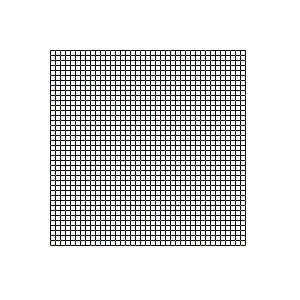
Frame 1 (no input)
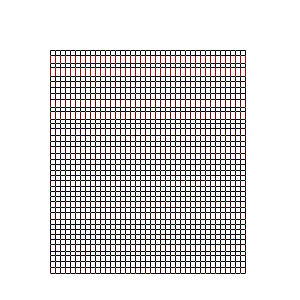
Frame 60 (the mouse pressed at the canvas centre just before this capture)
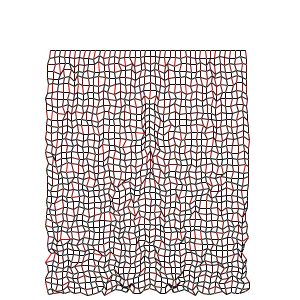
Frame 120 (the mouse held since frame 60 and released just before this capture)

The Processing sketch that drew these frames (run headless with seeded random() and noise(); from frame 60 on, the mouse is pressed at the canvas centre):

// Processing sketch: processing_134911
// ── processing_134911.pde

class Particle {
  public Particle(PVector pos, PVector vel, PVector acc, float mass, float adres, float dt, int radius, boolean locked) {
    this.pos = pos;
    this.vel = vel;
    this.acc = acc;
    this.mass = mass;
    this.adres = adres;
    this.dt = dt;
    this.radius = radius;
    forces = new PVector[4];
    for (int i = 0 ; i < 4; i++)
      forces[i] = new PVector();
    forceindex = 0;
    bcolor = color(random(255), random(255), random(255));
    this.locked = locked;
    dragged = false;
    force = new PVector();
  }

  public Particle(float dt) {
    pos = new PVector();
    vel = new PVector();
    acc = new PVector();
    mass = 1.;
    adres = 0.;
    this.dt = dt;
    bcolor = color(random(255), random(255), random(255));
    locked = false;
    radius = int(random(10, 30));
    dragged = false;

    forces = new PVector[4];
    for (int i = 0 ; i < 4; i++)
      forces[i] = new PVector();
    forceindex = 0;
  }

  void update() {
    if (dragged) {
      pos.x = mouseX;
      pos.y = mouseY; 
      vel.set(0., 0., 0.);
      return;
    }
    if(locked) return;
    force.set(0,0,0);
    for (int i = 0 ; i< 4; i++)
      force.add(forces[i]);

    vel.x += (acc.x - (force.x / mass + vel.x * adres)) * dt;
    vel.y += (acc.y - (force.y / mass + vel.y * adres)) * dt;
    
    pos.x += vel.x * dt;
    pos.y += vel.y * dt;
  }

public void resetforces(){
  for(int i = 0; i < 4; i++)
    forces[i].x = forces[i].y = 0;
}

  public PVector pos;
  public PVector vel;
  public PVector acc;
  public float mass;
  public PVector forces[];
  public int forceindex;
  public float adres; //aero dynamic resstivity

  public color bcolor;
  public float dt;
  public boolean locked;
  public int radius;
  public boolean dragged;
  public PVector force;
}


float maxtension =.1;
class Node{
  public Node(float len, float yung, float decay, Particle p1, Particle p2){
    this.p1 = p1;
    this.p2 = p2;
    this.len = len;
    this.yung = yung;
    this.decay = decay;
    
  }
  public Node(){
  }
  
  public void update(){
    dist = int(p1.pos.dist(p2.pos));
    tension = ((len - dist) * yung);
  //  if(abs(tension) > 1.1) tension = tension >0?1:-1;
    PVector force = PVector.sub(p1.pos, p2.pos);
    force.normalize();
    force.mult(tension);
    p2.forces[p2.forceindex].set(force);
    p2.forceindex++;
    if(p2.forceindex == 4)
      p2.forceindex = 0;
    force.mult(-1);
    p1.forces[p1.forceindex].set(force);
    p1.forceindex++;
    if(p1.forceindex == 4)
      p1.forceindex = 0;
    
  }
  
  void draw(){
    stroke((dist - len)/len * 255, 0, 0);
    line(p1.pos.x, p1.pos.y, p2.pos.x, p2.pos.y);
  }
  public Particle p1, p2;
  public float len;
  public float yung;
  public float tension;
  public float decay;
  private int dist;
}

import java.util.Iterator;

float dt = 0.5;
float yung = 2.1;
float nodelen = 5;
float adres = .1;
float mass = 1;
int gridsize = 40;
ArrayList<Particle> particles;
ArrayList<Node> nodes;
void setup() {
  size(300, 300);
  particles = new ArrayList<Particle>();
  nodes = new ArrayList<Node>();
  int x, y;
  for (x = 0; x < gridsize; x ++)
    for (y = 0; y < gridsize; y ++) {
      particles.add(new Particle(new PVector(x*5+50, y*5+50), new PVector(), new PVector(0.0, 0.1), mass, adres, dt, 5, (y == 0)));
    }
  for (x = 1; x < gridsize+1; x ++){
    for (y = 1; y < gridsize; y ++) {
      Node node = new Node(nodelen, yung, 0, particles.get((x-1)*gridsize+y-1), particles.get((x-1)*gridsize+y));
      nodes.add(node);
    }
    
  }
  for (x = 0; x < gridsize; x ++){
    for (y = 1; y < gridsize; y ++) {
      Node node = new Node(nodelen, yung, 0, particles.get((y-1)*gridsize+x), particles.get((y)*gridsize+x));
      nodes.add(node);
    }
    
  }
  noFill();
}

void draw() {
  background(255);

  Iterator<Node> nodeiter = nodes.iterator();
  while(nodeiter.hasNext()){
    Node n = nodeiter.next();
    n.update();
//    if(n.tension > .05)
//      nodeiter.remove();
    n.draw();
  }

  Iterator<Particle> iter = particles.iterator();
  while (iter.hasNext ()) {
    Particle p = iter.next();
    stroke(p.bcolor);
    point(p.pos.x, p.pos.y);
    //ellipse(p.pos.x, p.pos.y, p.radius, p.radius);
    //point(p.pos.x, p.pos.y);
    p.update();
    p.resetforces();
//        if (p.pos.y > height - 100)
//    
//          p.acc.y = -0.9;
//        else
//          if (p.acc.y == -0.9)
//            p.acc.y = 0.1;
  }
}

void mousePressed() {
  for (Particle p : particles) {
    p.dragged = (p.radius > int(p.pos.dist(new PVector(mouseX, mouseY))));
    if (p.dragged)  
      break;
  }
}

void mouseReleased() {
  for (Particle p : particles) {
    if(p.dragged)
      p.locked = false;
    p.dragged = false;
    
  }
}
